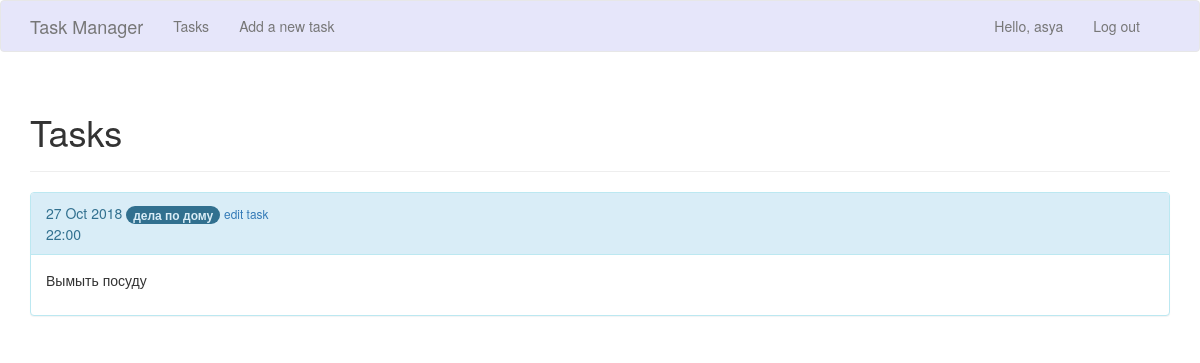
The app's page /tasks/ (signed in) with its own data.
### tasks_manager/models.py (models this page shows)
class Task(models.Model):
    text=models.CharField(max_length=200)
    time = models.TimeField()
    due_date = models.DateField()
    owner = models.ForeignKey(User)
    is_complete = models.BooleanField(default=False)
    category = models.CharField(max_length=200)
    def __str__(self):
        return self.text

### tasks_manager/views.py (the view)
# urls.py: url(r'^tasks/$', views.tasks, name='tasks'),
@login_required
def tasks(request):
    tasks = Task.objects.filter(owner=request.user).order_by('due_date', 'time')
    context = {'tasks' : tasks}
    return render(request, 'tasks_manager/tasks.html', context)

### tasks_manager/templates/tasks_manager/tasks.html
{% extends 'tasks_manager/base.html' %}
{% block header %}
  <h1>Tasks</h1>
{% endblock header %}
{% block content %}
  {% for task in tasks %}
    <div class="panel panel-info">
      <div class="panel-heading" >
          {{ task.due_date|date:'d M Y' }}
	  <span class="badge">{{ task.category }}</span>
	  <small>
	    <a href="{% url 'tasks_manager:edit_task' task.id %}">
	      edit task</a>
	  </small>
	  <br>{{ task.time|time:'H:i' }}
      </div>
      <div class="panel-body">
          {{ task|linebreaks }}
      </div>
    </div>
  {% empty %}
    <li>No tasks have been added yet</li>
  {% endfor %}
{% endblock content %}

### tasks_manager/templates/tasks_manager/base.html (shortened to what this page needs)
{% load bootstrap3 %}
<!DOCTYPE html>
<html lang="en">
  <head>
    {% bootstrap_css %}
  </head>
    <body>
      <nav class="navbar navbar-default" style="background-color: #e6e6fa; ">
        <div class="container">
          <div class="navbar-header">
	    <a class="navbar-brand" href="{% url 'tasks_manager:index' %}">
		Task Manager</a>
	  </div>
	  <div id="navbar" class="navbar-collapse collapse">
	    <ul class="nav navbar-nav">
	      <li><a href="{% url 'tasks_manager:tasks' %}">Tasks</a></li>
	    </ul>
	  <div id="navbar" class="navbar-collapse collapse">
	    <ul class="nav navbar-nav">
	      <li><a href="{% url 'tasks_manager:new_task' %}">Add a new task</a></li>
	    </ul>
	    <ul class="nav navbar-nav navbar-right">
	      {% if user.is_authenticated %}
		<li><a>Hello, {{user.username }}</a></li>
		<li><a href="{% url 'users:logout' %}">Log out</a></li>
	      {% else %}
		<li><a href="{% url 'users:register' %}">Register</a></li>
		<li><a href="{% url 'users:login' %}">Log in</a></li>
	      {% endif %}
	    </ul>
	  </div>
	</div>
      </nav>
	  <div class="container">
	    <div class="page-header">
	      {% block header %}{% endblock header %}
	    </div>
	    <div>
              {% block content %}{% endblock content %}
	    </div>
	  </div>
    </body>
</html>

### records on screen
Task: due_date "27 Oct 2018", category "дела по дому", time "22:00", text "Вымыть посуду"

### other values on screen
{{ user.username }} "asya"
